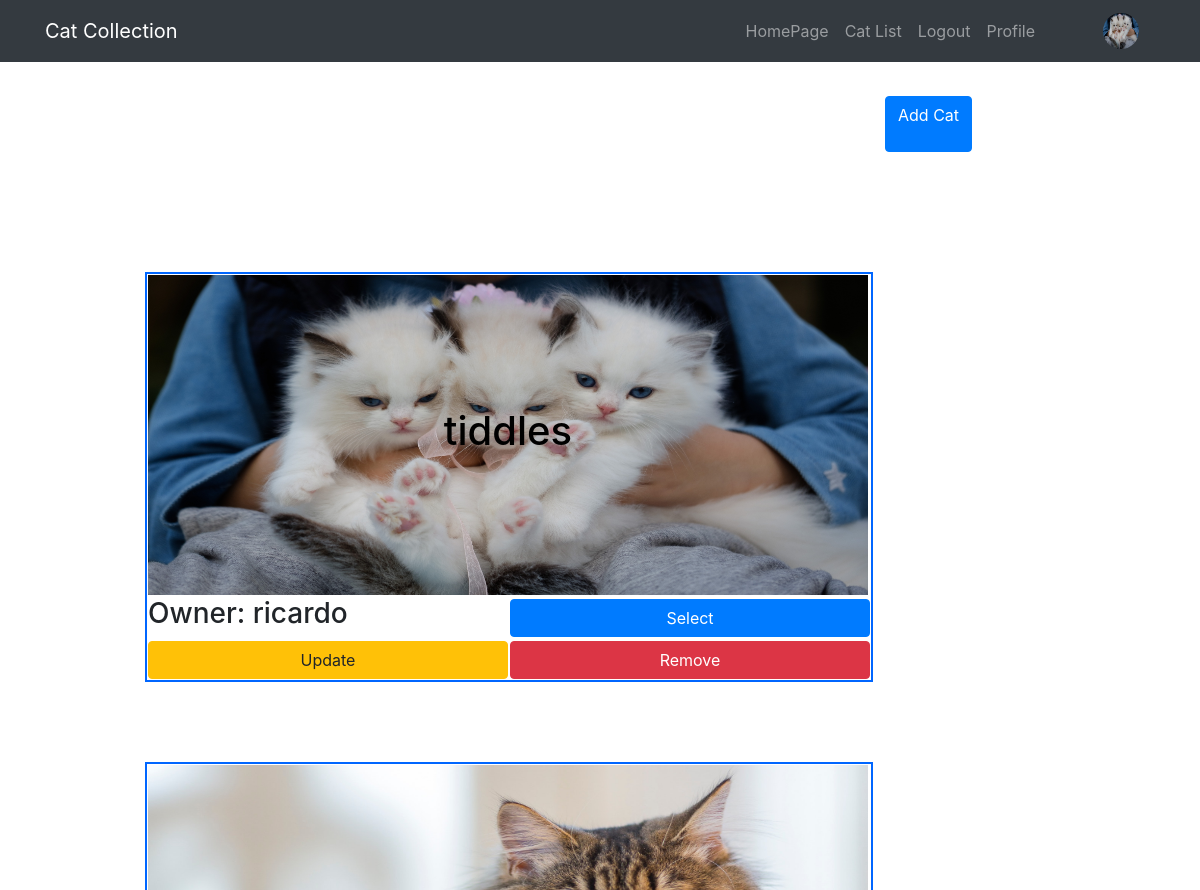
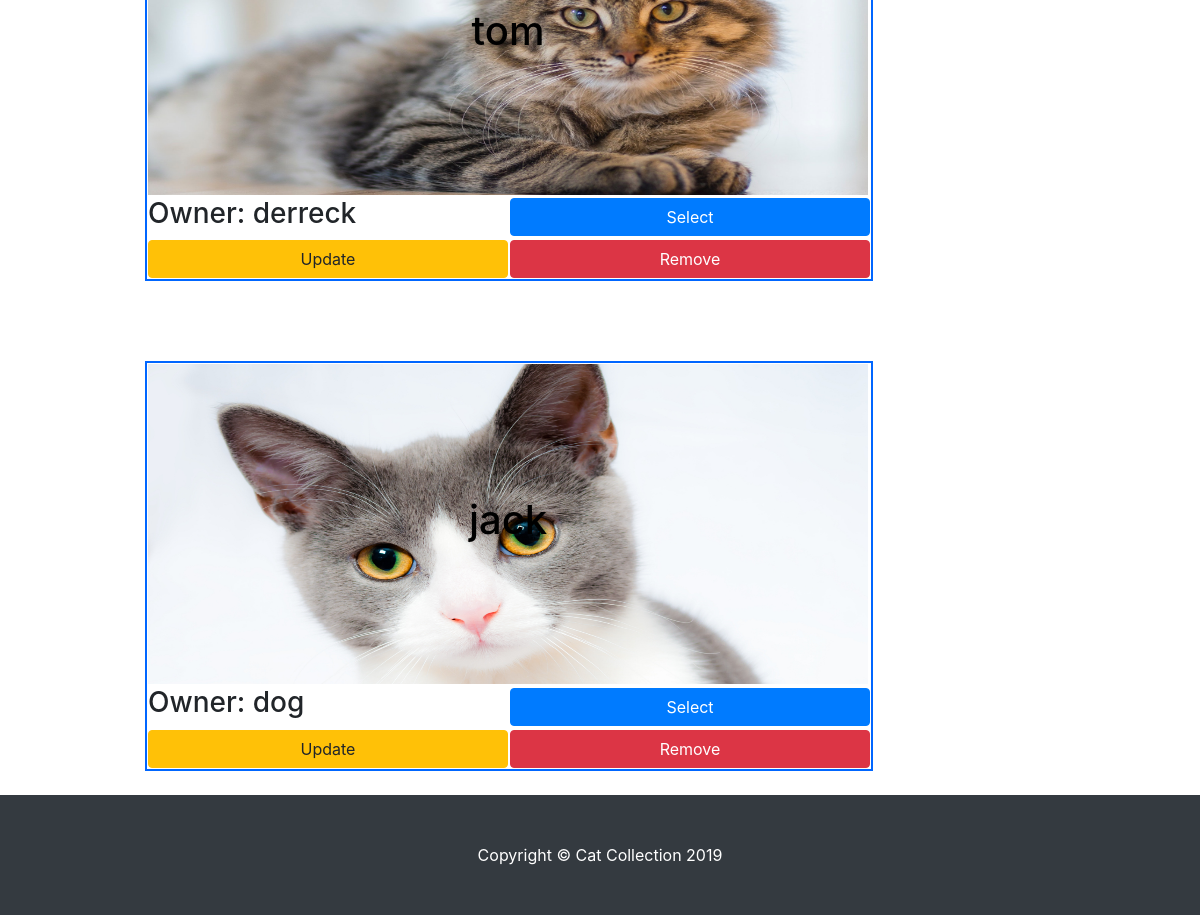
The page /cat_app/cat_list/ (signed in) on the database its author committed (2 pictures, top to bottom).
### cat_app/models.py (models this page shows, shortened)
class UserProfileInfo(models.Model):
	user = models.OneToOneField(User, related_name='userprofileinfos', on_delete=models.CASCADE, blank=True, null=True, default=1)
	picture = models.ImageField(upload_to='images', blank=True, null=True)
	def __str__(self):
		return self.user.username

class Cat_Topic(models.Model):
	owner = models.ForeignKey(UserProfileInfo, on_delete=models.CASCADE, blank=True, null=True)
	cat_name = models.CharField(max_length=20)
	cat_picture = models.ImageField(upload_to='cat_images', blank=True, null=True)
	story = models.CharField(max_length=140)

### cat_app/views.py (the view)
class CatListView(ListView):
	model = models.Cat_Topic
	template_name = 'cat_app/cat_list.html'
	def get_context_data(self, **kwargs):
		context = super(CatListView, self).get_context_data(**kwargs)
		context['cat_list'] = self.object_list
		profiles = models.UserProfileInfo.objects.all()
		user = self.request.user
		if user.is_authenticated:
			for profile in profiles:
				if user.id == profile.user.id:
					context['profile_detail'] = profile
		return context

### templates/cat_app/cat_list.html (shortened to what this page needs)
{% extends "cat_app/base_footer.html" %}
{% load static %}
{% block templatecss %}<link href="{% static 'css/cat_list.css' %}" rel="stylesheet">{% endblock %}
{% block imagenav %}<img class="imageframe" src="../../media/{{ profile_detail.picture }}" alt="{{ profile_detail.picture }}">{% endblock %}
{% block profile_nav %}
  <li class="nav-item">
    <a class="nav-link" href="{% url 'cat_app:profile_detail' pk=profile_detail.pk %}">Profile</a>
  </li>
{% endblock %}
{% block content %}
    <div>
    <a type="submit" class="btn btn-primary cat-list-button"  href="{% url 'cat_app:create_cat' %}">Add Cat</a>
    </div>
    <div class="cat-list-container">
      <ul class="my-4 cat-list-list">
        {% for cat in cat_list %}
        <li>
          <table class="cat-list-item">
            <tr>
              <td class="cat-list-item-image-container" colspan="2">
                <div class="cat-list-item-image-container">
                  <img class="cat-list-item-image" src="../../media/{{ cat.cat_picture }}"/>
                  <div class="centered-cat-text">
                    <h1 class="black-text">
                      {{ cat.cat_name }}
                    </h1>
                  </div>
                </div>
              </td>
            </tr>
            <tr>
              <td class="owner">
                <h3>Owner: {{ cat.owner }}</h3>
              </td>
              <td>
                <div>
                <a class="btn btn-primary cat-list-item-button" href="{% url 'cat_app:cat_detail' pk=cat.pk %}">Select</a>
                </div>
              </td>
            </tr>
            <tr>
              <td>
                <div>
                <a class="btn btn-warning cat-list-item-button" href="{% url 'cat_app:update_cat' pk=cat.pk %}">Update</a>
              </div>
              </td>
              <td>
                <div>
                  <a class="btn btn-danger cat-list-item-button"  href="{% url 'cat_app:delete_cat' pk=cat.pk %}">Remove</a>
                </div>
              </td>
            </tr>
          </table>
        </li>
        {% endfor %}
      </ul>
    </div>
{% endblock %}

### static/css/modern-business.css (style rules this page uses)
body { padding-top: 56px; }

### static/css/simple-sidebar.css (style rules this page uses)
body { overflow-x: hidden; }

### static/css/cat_list.css (style rules this page uses)
.imageframe { height: 3vw; width: 3vw; border-radius: 50%; margin-left: 5vw; }
.cat-list-item-image { height: 45vh; width: 60vw; }
.cat-list-item-image-container { position: relative; height: 40vh; width: 60vw; overflow: hidden; }
.centered-cat-text { position: absolute; top: 50%; left: 50%; transform: translate(-50%, -50%); }
.black-text { color: #000; }
.cat-list-item { margin-top: 10vh; height: 45vh; width: 60vw; border: solid #0066FF; border-width: 2px ; }
.cat-list-button { height: 7vh; margin: 5vh 5vw 5vh 70vw; }
.cat-list-container { margin-left: 5vw; margin-top: 10vh; width: 85vw; }
.owner { width: 50% }
.cat-list-item-button { width: 30vw; }
.cat-list-list { list-style: none; width: 80vw; }

### rows shown on the page
UserProfileInfo: picture (picture)
Cat_Topic: cat_picture (picture), cat_name "tiddles", owner "ricardo"
Cat_Topic: cat_picture (picture), cat_name "tom", owner "derreck"
Cat_Topic: cat_picture (picture), cat_name "jack", owner "dog"
